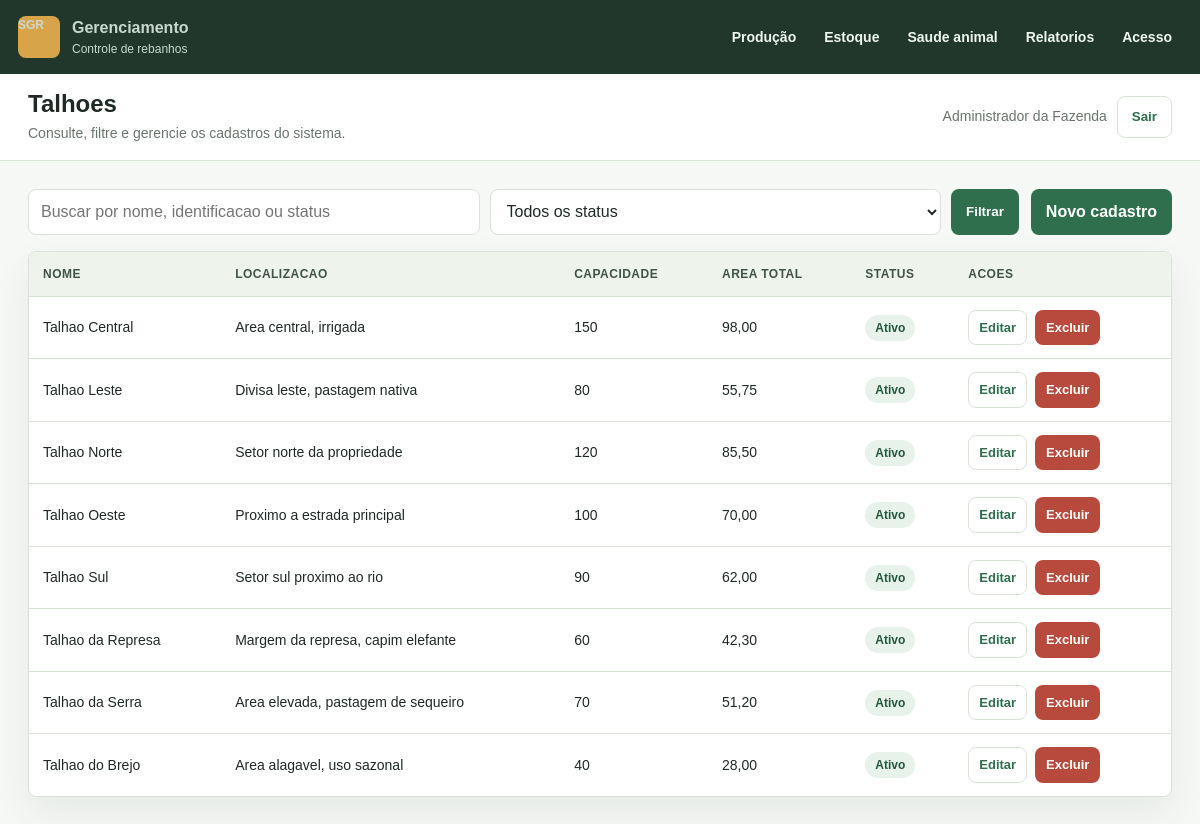
The page /talhoes/ (signed in) on the database its author committed.
### rebanho/models.py (models this page shows, shortened)
class Usuario(AbstractUser):
    class TipoUsuario(models.TextChoices):
        ADMIN = 'ADMIN', 'Admin'
        USUARIO = 'USUARIO', 'Usuario'
    id_usuario = models.BigAutoField(primary_key=True)
    nome = models.CharField(max_length=150)
    email = models.EmailField(unique=True)
    tipo_usuario = models.CharField(
        max_length=20,
        choices=TipoUsuario.choices,
        default=TipoUsuario.USUARIO,
    )
    permissao = models.TextField(blank=True)
    data_cadastro = models.DateTimeField(auto_now_add=True)
    REQUIRED_FIELDS = ['nome', 'email']
    class Meta:
        verbose_name = 'Usuario'
        verbose_name_plural = 'Usuarios'
        ordering = ['nome']

class RegistroBase(models.Model):
    data_cadastro = models.DateTimeField(auto_now_add=True)
    ativo = models.BooleanField(default=True)
    class Meta:
        abstract = True

class Talhao(RegistroBase):
    id_talhao = models.BigAutoField(primary_key=True)
    nome = models.CharField(max_length=120)
    localizacao = models.CharField(max_length=180)
    capacidade = models.PositiveIntegerField(default=0)
    area_total = models.DecimalField(max_digits=10, decimal_places=2, default=0)
    observacoes = models.TextField(blank=True)
    class Meta:
        verbose_name = 'Talhao'
        verbose_name_plural = 'Talhoes'
        ordering = ['nome']

### rebanho/views.py (the view)
# urls.py: path('talhoes/', views.TalhaoListView.as_view(), name='talhao_lista'),
class TalhaoListView(TabelaListView):
    model = Talhao
    titulo = 'Talhoes'
    criar_url_name = 'talhao_criar'
    editar_url_name = 'talhao_editar'
    detalhe_url_name = 'talhao_editar'
    excluir_url_name = 'talhao_excluir'
    colunas = ['Nome', 'Localizacao', 'Capacidade', 'Area total']
    campos_busca = ['nome', 'localizacao']
    campos_valores = ['nome', 'localizacao', 'capacidade', 'area_total']

### rebanho/views.py (called while the page is built)
    def get_queryset(self):
        queryset = super().get_queryset()
        ativo = self.request.GET.get('ativo')
        busca = self.request.GET.get('q')
        if ativo in ['0', '1'] and hasattr(self.model, 'ativo'):
            queryset = queryset.filter(ativo=ativo == '1')
        if busca and self.campos_busca:
            filtro = Q()
            for campo in self.campos_busca:
                filtro |= Q(**{f'{campo}__icontains': busca})
            queryset = queryset.filter(filtro)
        return queryset

    def valor_objeto(self, obj, campo):
        valor = obj
        for parte in campo.split('__'):
            valor = getattr(valor, parte, '')
            if valor is None:
                return ''
        return valor

### templates/rebanho/lista.html (shortened to what this page needs)
{% extends "base.html" %}
{% block page_title %}{{ titulo|default:"Registros" }}{% endblock %}
{% block page_subtitle %}Consulte, filtre e gerencie os cadastros do sistema.{% endblock %}
{% block content %}
  <section class="section">
    <form class="toolbar" method="get">
      <div class="search-form">
        <input class="input" type="search" name="q" value="{{ request.GET.q }}" placeholder="Buscar por nome, identificacao ou status">
        <select class="select" name="ativo">
          <option value="">Todos os status</option>
        </select>
        <button class="button" type="submit">Filtrar</button>
      </div>
      <a class="button" href="{{ criar_url }}">Novo cadastro</a>
    </form>
    <div class="table-wrap">
      <table>
        <thead>
          <tr>
            {% for coluna in colunas %}
              <th>{{ coluna }}</th>
            {% endfor %}
            <th>Status</th>
            <th>Acoes</th>
          </tr>
        </thead>
        <tbody>
          {% for item in itens %}
            <tr>
              {% for valor in item.valores %}
                <td>{{ valor }}</td>
              {% endfor %}
              <td>
                {% if item.ativo %}
                  <span class="badge">Ativo</span>
                {% else %}
                  <span class="badge danger">Inativo</span>
                {% endif %}
              </td>
              <td class="acoes-col">
                <a class="button secondary" href="{{ item.editar_url }}">Editar</a>
                <a class="button danger" href="{{ item.excluir_url }}">Excluir</a>
              </td>
            </tr>
          {% empty %}
            <tr>
              <td colspan="{{ colunas|length|add:'2' }}">
                <div class="empty-state">Nenhum registro encontrado.</div>
              </td>
            </tr>
          {% endfor %}
        </tbody>
      </table>
    </div>
  </section>
{% endblock %}

### templates/base.html (shortened to what this page needs)
<!DOCTYPE html>
<html lang="pt-br">
<head>
</head>
<body>
  <div class="app-shell">
    <aside class="sidebar">
      <a class="brand" href="{% url 'dashboard' %}">
        <span class="brand-mark">SGR</span>
        <span>
          <strong>Gerenciamento</strong>
          <span>Controle de rebanhos</span>
        </span>
      </a>
      <nav aria-label="Menu principal">
        <div class="menu-group">
          <button class="menu-group-trigger" type="button">Produção</button>
        </div>
        <div class="menu-group">
          <button class="menu-group-trigger" type="button">Estoque</button>
        </div>
        <div class="menu-group">
          <button class="menu-group-trigger" type="button">Saude animal</button>
        </div>
        <div class="menu-group">
          <button class="menu-group-trigger" type="button">Relatorios</button>
        </div>
        <div class="menu-group">
          <button class="menu-group-trigger" type="button">Acesso</button>
        </div>
      </nav>
    </aside>
    <main class="main">
      <header class="topbar">
        <div class="page-title">
          <h1>{% block page_title %}Painel{% endblock %}</h1>
          <p>{% block page_subtitle %}Acompanhe animais, estoque, alimentacao e sanidade.{% endblock %}</p>
        </div>
        <div class="user-menu">
          <span>{{ request.user.nome|default:request.user.username }}</span>
          <form method="post" action="{% url 'logout' %}">
            <button class="button secondary" type="submit">Sair</button>
          </form>
        </div>
      </header>
      <section class="content">
        {% block content %}{% endblock %}
      </section>
    </main>
  </div>
</body>
</html>

### templates/base.html (style rules this page uses)
:root { --bg: #f6f8f5; --surface: #ffffff; --surface-muted: #eef4ec; --text: #1f2a24; --muted: #68756d; --line: #d9e3d7; --primary: #2f6f4e; --primary-dark: #24573d; --accent: #b8792d; --danger: #b84a3d; --radius: 8px; --shadow: 0 16px 36px rgba(42, 61, 48, 0.08); }
* { box-sizing: border-box; }
body { margin: 0; background: var(--bg); color: var(--text); font-family: Arial, Helvetica, sans-serif; line-height: 1.5; }
a { color: inherit; text-decoration: none; }
.app-shell { min-height: 100vh; display: flex; flex-direction: column; }
.sidebar { background: #21372b; color: #f7fbf7; padding: 16px 18px; position: sticky; top: 0; z-index: 10; display: flex; align-items: center; justify-content: space-between; gap: 16px; flex-wrap: wrap; }
.brand { display: flex; align-items: center; gap: 12px; padding: 0; border-bottom: 0; margin: 0; }
.brand-mark { width: 42px; height: 42px; border-radius: var(--radius); background: #d7a44a; display: grid; place-items: center; color: #21372b; font-weight: 700; }
.brand strong { display: block; font-size: 16px; }
.brand span { display: block; color: #c9d8ce; font-size: 12px; }
nav[aria-label="Menu principal"] { display: flex; align-items: center; flex-wrap: wrap; gap: 8px; margin-left: auto; }
.menu-group { position: relative; }
.menu-group-trigger { border: 0; background: transparent; color: #eef6f0; display: inline-flex; align-items: center; gap: 8px; min-height: 36px; padding: 8px 10px; border-radius: var(--radius); cursor: pointer; font: inherit; font-size: 14px; font-weight: 700; }
.main { min-width: 0; }
.topbar { min-height: 72px; display: flex; align-items: center; justify-content: space-between; gap: 16px; padding: 16px 28px; background: var(--surface); border-bottom: 1px solid var(--line); }
.page-title h1 { margin: 0; font-size: 24px; line-height: 1.2; }
.page-title p { margin: 4px 0 0; color: var(--muted); font-size: 14px; }
.user-menu { display: flex; align-items: center; gap: 10px; white-space: nowrap; color: var(--muted); font-size: 14px; }
.content { padding: 28px; }
.section { margin-bottom: 28px; }
.toolbar { display: flex; align-items: center; justify-content: space-between; gap: 12px; flex-wrap: wrap; margin-bottom: 16px; }
.search-form { display: flex; gap: 10px; flex: 1 1 360px; }
.input, .select, .textarea { width: 100%; min-height: 42px; border: 1px solid var(--line); border-radius: var(--radius); background: #fff; color: var(--text); padding: 10px 12px; font: inherit; }
.button { display: inline-flex; align-items: center; justify-content: center; gap: 8px; min-height: 42px; border: 1px solid transparent; border-radius: var(--radius); padding: 10px 14px; background: var(--primary); color: #fff; font-weight: 700; cursor: pointer; }
.button.secondary { background: #fff; color: var(--primary); border-color: var(--line); }
.button.danger { background: var(--danger); }
.table-wrap { overflow-x: auto; background: var(--surface); border: 1px solid var(--line); border-radius: var(--radius); box-shadow: var(--shadow); }
table { width: 100%; border-collapse: collapse; min-width: 760px; }
th, td { padding: 13px 14px; border-bottom: 1px solid var(--line); text-align: left; vertical-align: middle; font-size: 14px; }
th { background: var(--surface-muted); color: #405349; font-size: 12px; text-transform: uppercase; letter-spacing: 0.04em; }
tr:last-child td { border-bottom: 0; }
.badge { display: inline-flex; align-items: center; min-height: 26px; border-radius: 999px; padding: 4px 10px; background: #e6f2ea; color: var(--primary-dark); font-size: 12px; font-weight: 700; }
.acoes-col { white-space: nowrap; }
.acoes-col .button { margin-right: 4px; font-size: 13px; min-height: 34px; padding: 7px 10px; }

### rows shown on the page
Usuario: user.nome "Administrador da Fazenda"
Talhao: valores "Talhao Central" "Area central, irrigada" "98,00"
Talhao: valores "Talhao Leste" "Divisa leste, pastagem nativa" "55,75"
Talhao: valores "Talhao Norte" "Setor norte da propriedade" "85,50"
Talhao: valores "Talhao Oeste" "Proximo a estrada principal" "70,00"
Talhao: valores "Talhao Sul" "Setor sul proximo ao rio" "62,00"
Talhao: valores "Talhao da Represa" "Margem da represa, capim elefante" "42,30"
Talhao: valores "Talhao da Serra" "Area elevada, pastagem de sequeiro" "51,20"
Talhao: valores "Talhao do Brejo" "Area alagavel, uso sazonal" "28,00"

### other values the page prints
{{ titulo|default:"Registros" }} "Talhoes"
{{ coluna }} "NOME" "LOCALIZACAO" "CAPACIDADE" "AREA TOTAL"
{{ valor }} "150" "80" "120" "100" "90" "60" "70" "40"
